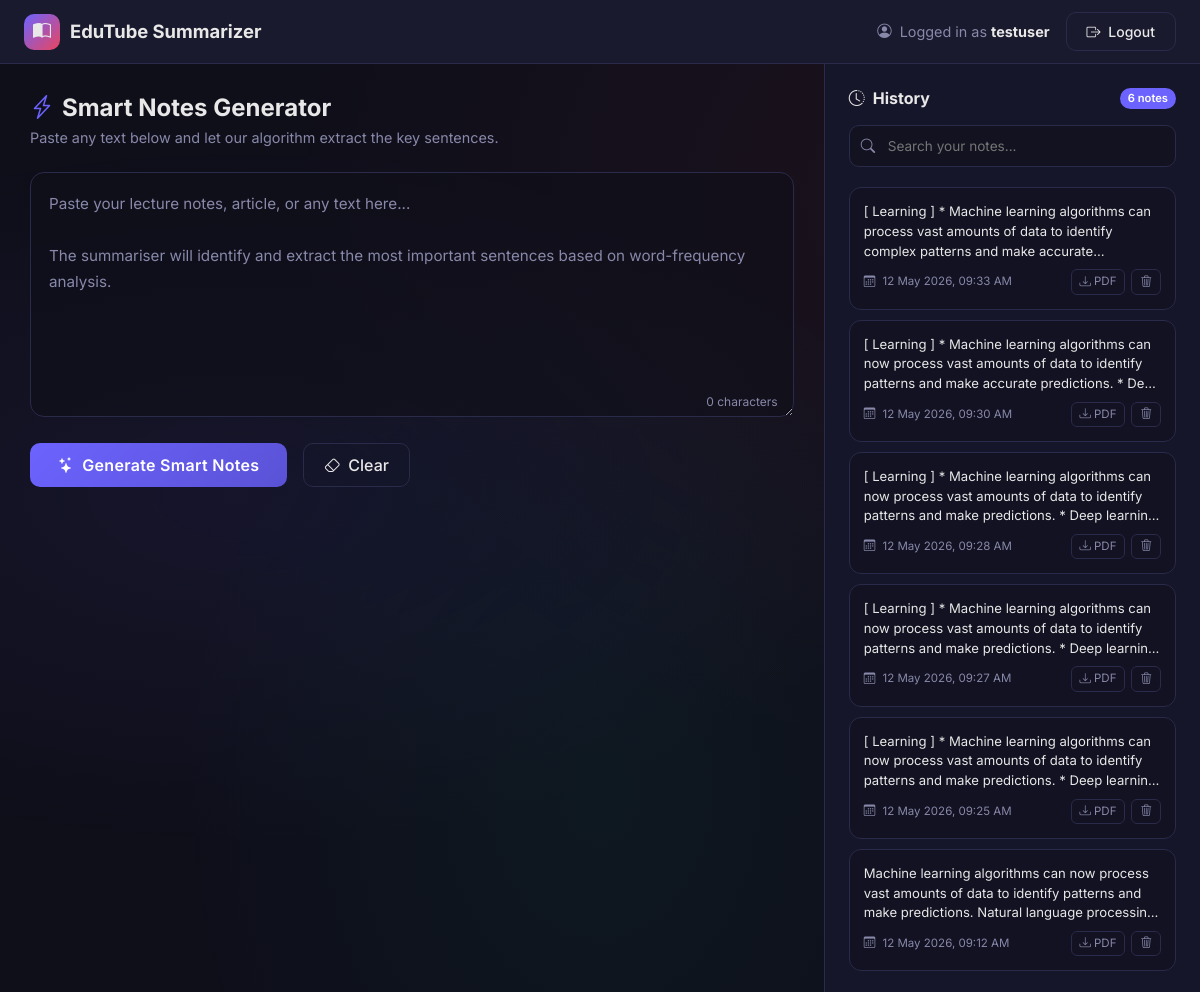
The page /dashboard (signed in) on the database its author committed.
### app.py (models this page shows, shortened)
class Summary(db.Model):
    __tablename__ = 'summary'
    id = db.Column(db.Integer, primary_key=True, autoincrement=True)
    user_id = db.Column(db.Integer, db.ForeignKey('user.id'), nullable=False)
    original_text = db.Column(db.Text, nullable=False)
    summary_text = db.Column(db.Text, nullable=False)
    created_at = db.Column(db.DateTime, default=datetime.utcnow)

### app.py (the view)
@app.route('/dashboard')
@login_required
def dashboard():
    user_summaries = Summary.query.filter_by(
        user_id=session['user_id']
    ).order_by(Summary.created_at.desc()).all()
    return render_template('dashboard.html', summaries=user_summaries)

### app.py (called while the page is built)
def login_required(f):
    from functools import wraps
    @wraps(f)
    def decorated(*args, **kwargs):
        if 'user_id' not in session:
            flash('Please log in to access this page.', 'warning')
            return redirect(url_for('login'))
        return f(*args, **kwargs)
    return decorated

### templates/dashboard.html (shortened to what this page needs)
{% extends 'base.html' %}
{% block content %}
<nav class="top-nav">
    <a href="{{ url_for('dashboard') }}" class="nav-brand">
        <div class="nav-brand-icon">
            <i class="bi bi-book-half"></i>
        </div>
        EduTube Summarizer
    </a>
    <div class="nav-user">
        <span class="nav-user-name">
            <i class="bi bi-person-circle me-1"></i>
            Logged in as <strong>{{ session['username'] }}</strong>
        </span>
        <a href="{{ url_for('logout') }}" class="btn btn-outline-custom btn-sm">
            <i class="bi bi-box-arrow-right me-1"></i> Logout
        </a>
    </div>
</nav>
<div class="dashboard-layout">
    <div class="main-workspace">
        <div class="workspace-header animate-in">
            <h2><i class="bi bi-lightning-charge me-2" style="color: var(--primary);"></i>Smart Notes Generator</h2>
            <p>Paste any text below and let our algorithm extract the key sentences.</p>
        </div>
        <form method="POST" action="{{ url_for('summarize') }}" id="summarizeForm">
            <div class="text-area-wrapper animate-in animate-delay-1">
                <textarea
                    class="text-area-custom"
                    id="originalText"
                    name="original_text"
                    rows="8"
                    placeholder="Paste your lecture notes, article, or any text here...&#10;&#10;The summariser will identify and extract the most important sentences based on word-frequency analysis."
                >{{ current_original if current_original else '' }}</textarea>
                <span class="char-count" id="charCount">0 characters</span>
            </div>
            <div class="d-flex gap-3 animate-in animate-delay-2">
                <button type="submit" class="btn btn-primary-custom" id="generateBtn">
                    <i class="bi bi-stars me-2"></i>Generate Smart Notes
                </button>
                <button type="button" class="btn btn-outline-custom" id="clearBtn" onclick="document.getElementById('originalText').value=''; updateCount();">
                    <i class="bi bi-eraser me-2"></i>Clear
                </button>
            </div>
        </form>
    </div>
    <div class="sidebar">
        <div class="sidebar-header">
            <h5><i class="bi bi-clock-history me-2"></i>History</h5>
            <span class="note-count">{{ summaries|length }} notes</span>
        </div>
        <div class="search-wrapper">
            <form action="{{ url_for('search') }}" method="GET" style="position: relative;">
                <i class="bi bi-search search-icon"></i>
                <input type="text"
                       class="search-input"
                       name="q"
                       id="searchInput"
                       placeholder="Search your notes..."
                       value="{{ search_query if search_query else '' }}">
            </form>
        </div>
        <div class="history-list">
            {% if summaries %}
                {% for note in summaries %}
                <div class="history-card animate-in" style="animation-delay: {{ loop.index * 0.05 }}s;">
                    <div class="preview">{{ note.summary_text }}</div>
                    <div class="meta">
                        <span>
                            <i class="bi bi-calendar3 me-1"></i>
                            {{ note.created_at.strftime('%d %b %Y, %I:%M %p') }}
                        </span>
                        <div class="actions">
                            <a href="{{ url_for('download_pdf', summary_id=note.id) }}" title="Download PDF">
                                <i class="bi bi-download"></i> PDF
                            </a>
                            <form method="POST" action="{{ url_for('delete_summary', summary_id=note.id) }}" style="display:inline;" onsubmit="return confirm('Delete this note?');">
                                <button type="submit" title="Delete">
                                    <i class="bi bi-trash3"></i>
                                </button>
                            </form>
                        </div>
                    </div>
                </div>
                {% endfor %}
            {% endif %}
        </div>
    </div>
</div>
{% endblock %}

### templates/base.html (shortened to what this page needs)
<!DOCTYPE html>
<html lang="en" data-bs-theme="dark">
<head>
    <link href="https://cdn.jsdelivr.net/npm/bootstrap@5.3.3/dist/css/bootstrap.min.css" rel="stylesheet">
    <link href="https://cdn.jsdelivr.net/npm/bootstrap-icons@1.11.3/font/bootstrap-icons.css" rel="stylesheet">
</head>
<body>
    {% block content %}{% endblock %}
</body>
</html>

### templates/base.html (style rules this page uses)
:root { --primary: #6C63FF; --primary-dark: #5a52d5; --accent: #e94560; --bg-dark: #0f0f1a; --bg-card: #1a1a2e; --bg-sidebar: #16162a; --text-primary: #e8e8e8; --text-muted: #8888aa; --border-color: #2a2a4a; --glass-bg: rgba(26, 26, 46, 0.7); --success: #00c9a7; --warning: #ffc107; }
* { margin: 0; padding: 0; box-sizing: border-box; }
body { font-family: 'Inter', -apple-system, BlinkMacSystemFont, sans-serif; background: var(--bg-dark); color: var(--text-primary); min-height: 100vh; overflow-x: hidden; }
body::before { content: ''; position: fixed; top: 0; left: 0; width: 100%; height: 100%; background: radial-gradient(ellipse at 20% 50%, rgba(108, 99, 255, 0.08) 0%, transparent 50%), radial-gradient(ellipse at 80% 20%, rgba(233, 69, 96, 0.06) 0%, transparent 50%), radial-gradient(ellipse at 50% 80%, rgba(0, 201, 167, 0.05) 0%, transparent 50%); pointer-events: none; z-index: 0; }
.btn-primary-custom { background: linear-gradient(135deg, var(--primary), var(--primary-dark)); border: none; padding: 10px 28px; border-radius: 10px; font-weight: 600; color: white; transition: all 0.3s ease; letter-spacing: 0.3px; }
.btn-outline-custom { border: 1px solid var(--border-color); background: transparent; color: var(--text-primary); border-radius: 10px; padding: 8px 20px; font-weight: 500; transition: all 0.3s ease; }
.animate-in { animation: fadeInUp 0.5s ease forwards; }
.animate-delay-1 { animation-delay: 0.1s; opacity: 0; }
.animate-delay-2 { animation-delay: 0.2s; opacity: 0; }

### rows shown on the page
Summary: summary_text "[ Learning ] * Machine learning algorithms can process vast amounts of data to identify complex patterns and make…", created_at "12 May 2026, 09:33 AM"
Summary: summary_text "[ Learning ] * Machine learning algorithms can now process vast amounts of data to identify patterns and make accurate predictions. *…", created_at "12 May 2026, 09:30 AM"
Summary: summary_text "[ Learning ] * Machine learning algorithms can now process vast amounts of data to identify patterns and make predictions. * Deep…", created_at "12 May 2026, 09:28 AM"
Summary: summary_text "[ Learning ] * Machine learning algorithms can now process vast amounts of data to identify patterns and make predictions. * Deep…", created_at "12 May 2026, 09:27 AM"
Summary: summary_text "[ Learning ] * Machine learning algorithms can now process vast amounts of data to identify patterns and make predictions. * Deep…", created_at "12 May 2026, 09:25 AM"
Summary: summary_text "Machine learning algorithms can now process vast amounts of data to identify patterns and make predictions. Natural language…", created_at "12 May 2026, 09:12 AM"

### other values the page prints
{{ session['username'] }} "testuser"
{{ summaries|length }} "6"
